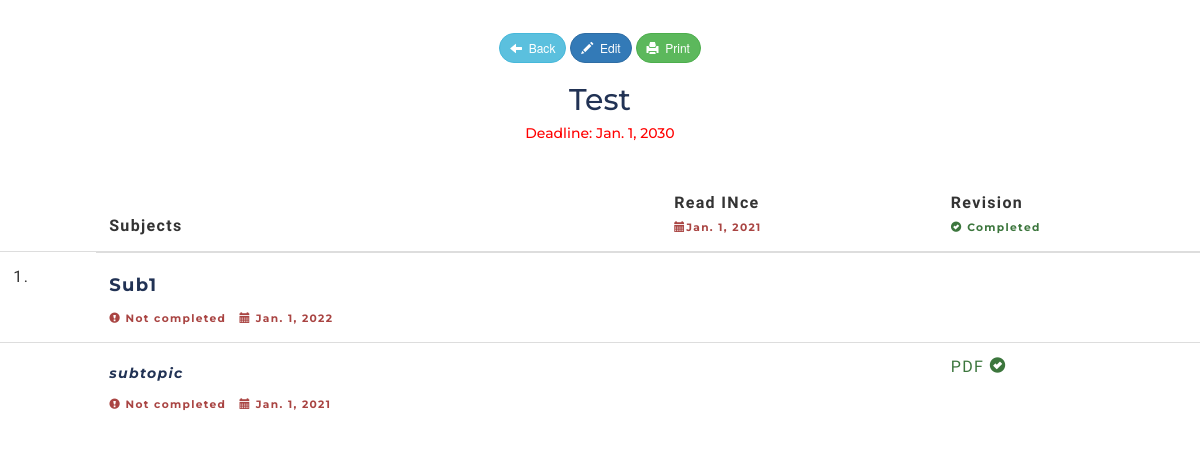
The page /planner/print-plan/5/ on the database as committed earlier.
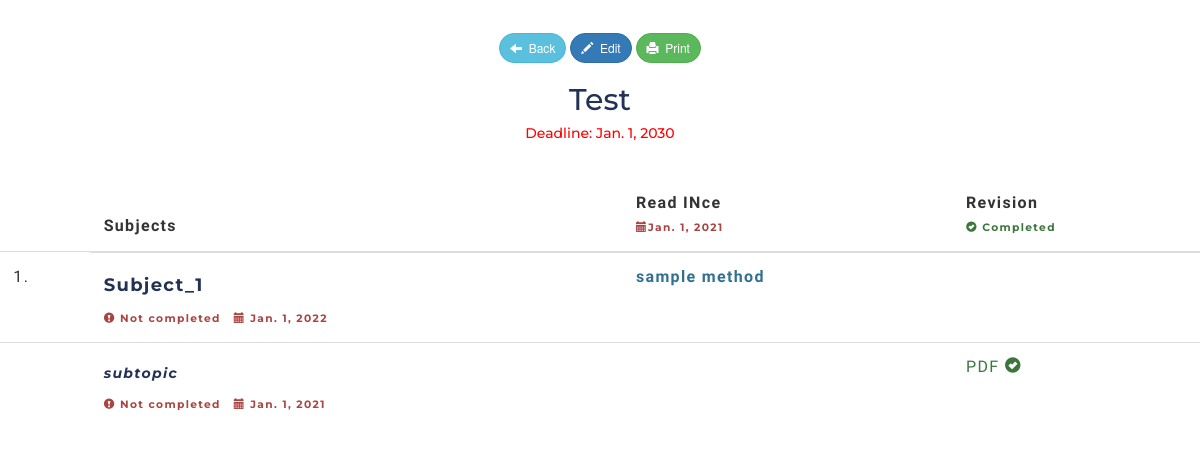
The same page on the database as committed later.
### studyplanner/models.py (models this page shows, shortened)
class Path(models.Model):
	name = models.CharField(max_length=500,null=False,blank=False)
	plan = models.ForeignKey(Plan, on_delete=models.CASCADE, null=True)
	description = models.TextField(default='')
	is_completed = models.BooleanField(default=False)
	deadline = models.DateField(default=datetime.date.today)
	completed_methods = models.IntegerField(default=0)
	completed_on = models.DateField(default=datetime.date.today)
	class Meta:
		ordering = ['is_completed']

class Subject(models.Model):
	name = models.CharField(max_length=500,null=False,blank=False)
	plan = models.ForeignKey(Plan, on_delete=models.CASCADE, null=False)
	description = models.TextField(default='')
	is_completed = models.BooleanField(default=False)
	deadline = models.DateField(default=datetime.date.today)
	completed_subtopics = models.IntegerField(default=0)
	completed_methods = models.IntegerField(default=0)
	completed_on = models.DateField(default=datetime.date.today)
	class Meta:
		ordering = ['is_completed','deadline']

class Subtopic(models.Model):
	name = models.CharField(max_length=500,null=False,blank=False)
	subject = models.ForeignKey(Subject, on_delete=models.CASCADE, null=False)
	description = models.TextField(default='')
	is_completed = models.BooleanField(default=False)
	deadline = models.DateField(default=datetime.date.today)
	completed_methods = models.IntegerField(default=0)
	completed_on = models.DateField(default=datetime.date.today)
	class Meta:
		ordering = ['is_completed','deadline']

class Method(models.Model):
	name = models.CharField(max_length=100,null=False,blank=False)
	path = models.ForeignKey(Path, on_delete=models.CASCADE,null=True)
	subject = models.ForeignKey(Subject, on_delete=models.CASCADE,null=True,blank=True)
	subtopic = models.ForeignKey(Subtopic, on_delete=models.CASCADE,null=True,blank=True)
	description = models.TextField(default='')
	is_completed = models.BooleanField(default=False)
	deadline = models.DateField(default=datetime.date.today)
	completed_on = models.DateField(default=datetime.date.today)
	class Meta:
		ordering = ['is_completed','deadline']

### studyplanner/views.py (the view)
# urls.py: url(r'^print-plan/(?P<pk>\d+)/$',views.print_plan, name='print-plan'),
def print_plan(request,pk):
	plan = get_object_or_404(Plan,pk=pk)
	paths = Path.objects.filter(plan=plan)
	if plan.archived:
		messages.error(request, "Plan doesn't exist")
		return redirect('home')
	subject_form = SubjectForm()
	subtopic_form = SubtopicForm()
	path_form = PathForm()
	method_form = MethodForm()
	return render(request, 'studyplanner/print_plan.html', {'plan':plan,'paths':paths,'subject_form':subject_form,'subtopic_form':subtopic_form,'path_form':path_form,'method_form':method_form})

### studyplanner/templates/studyplanner/print_plan.html (shortened to what the changed rows need)
{% extends 'studyplanner/printbase.html' %}
{% block content %}
	<div class="container-fluid">
		<div class="panels">
			<h2 class="text-center pageTitle">
				{{ plan.name }}
			</h2>
			<div class="row">
				<div class="table-responsive dataTable">
					<table class="table">
						<thead>
							<tr>
								<td></td>
								<th>Subjects</th>
									{% for path in paths %}
										<th>
											<span class="pathName" title="{{ path.description }}">{{ path.name }}</span>
											<br>
											{% if path.is_completed %}
												<span class="text-success contentfooter"><span class="glyphicon glyphicon-ok-sign"></span>&nbsp;Completed</span>
											{% else %}
												<span class="text-danger contentfooter">
													<span class="glyphicon glyphicon-calendar"></span>{{path.deadline }}
												</span>
											{% endif %}
										</th>
									{% endfor %}
							</tr>
						</thead>
						<tbody>
							{% for subject in plan.subject_set.all %}
								<tr>
									<td>
										<span>{{ forloop.counter }}.</span>
									</td>
									<th>
										<span>
											<h4 class="pageTitle"><b>
												<span class="subjectName" title="{{ subject.description }}">{{ subject.name }}</span>
											</b></h4>
											{% if subject.is_completed %}
												<span class="text-success contentfooter"><span class="glyphicon glyphicon-ok-sign"></span>&nbsp;Completed</span>
											{% else %}
												<span class="text-danger contentfooter">
													<span class="glyphicon glyphicon-exclamation-sign"></span>&nbsp;Not completed
													&nbsp;
													<span class="glyphicon glyphicon-calendar"></span>&nbsp;{{ subject.deadline }}
												</span>
											{% endif %}
										</span>
									</th>
								{% for path in paths %}
									<th>
										{% for method in subject.method_set.all %}
											{% if method.path == path %}
												<span class="text-{% if method.is_completed %}success{% else %}info{%endif%} text-xs">
													<span class="methodName" title="{{ method.description }}">{{ method.name }}</span>
												</span>
												<br>
											{% endif %}
										{% endfor %}
									</th>
								{% endfor %}
								</tr>
								{% for subtopic in subject.subtopic_set.all %}
									<tr>
										<td></td>
										<td>
											<h5 class="pageTitle"><i>
												<b class="subtopicName" title="{{ subtopic.description }}">{{ subtopic.name }}</b>
											</i></h5>
											{% if subtopic.is_completed %}
												<span class="text-success contentfooter"><span class="glyphicon glyphicon-ok-sign"></span>&nbsp;Completed</span>
											{% else %}
												<span class="text-danger contentfooter">
												<b>
													<span class="glyphicon glyphicon-exclamation-sign"></span>&nbsp;Not completed
													&nbsp; <span class="glyphicon glyphicon-calendar"></span>&nbsp;{{ subtopic.deadline }}
												</b>
												</span>
											{% endif %}
										</td>
									{% for path in paths %}
										<td>
											{% for method in subtopic.method_set.all %}
												{% if method.path == path %}
													<span class="text-{% if method.is_completed %}success{% else %}info{%endif%} text-xs">
														<span class="methodName" title="{{ method.description }}">{{ method.name }}</span>
														{% if not method.is_completed and not subtopic.subject.is_completed and not subtopic.is_completed and not plan.is_completed  %}
														{% else %}
															{% if method.is_completed %}
															<span class="glyphicon glyphicon-ok-sign"></span>
															{% endif %}
														{% endif %}
													</span>
													<br>
												{% endif %}
											{% endfor %}
										</td>
									{% endfor %}
									</tr>
								{% endfor %}
							{% endfor %}
						</tbody>
					</table>
				</div>
			</div>
		</div>
	</div>
{% endblock %}

Rows that differ between the two databases and show on the page:
changed Subject: name "Sub1" → "Subject_1"
added Method: name "sample method", shown under Path "Read INce"
